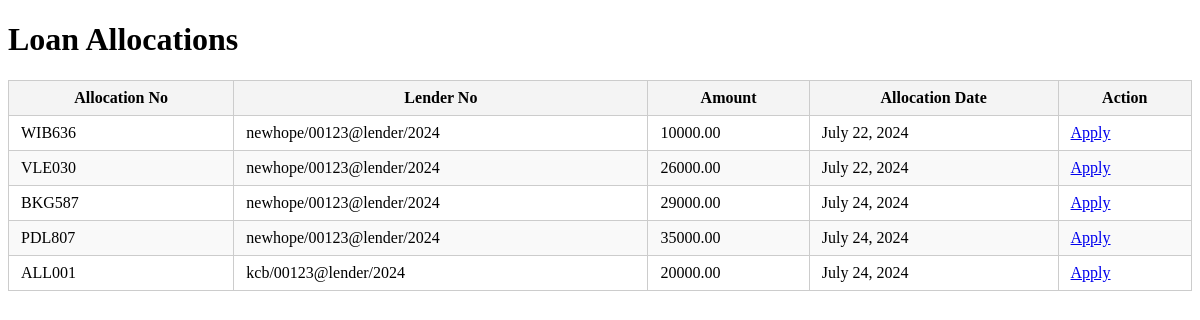
The page /Linker/allocations/ on the database as committed earlier.
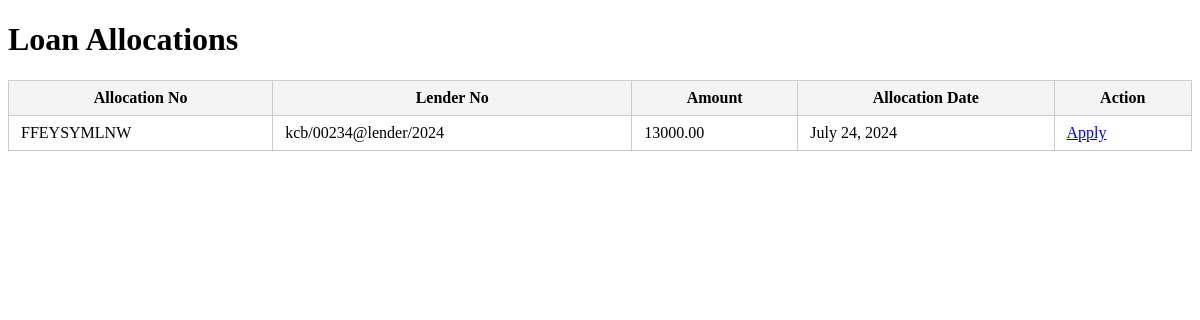
The same page on the database as committed later.
### lender/models.py (models this page shows, shortened)
class Allocation(models.Model):
    allocation_id = models.AutoField(primary_key=True, unique=True)
    allocation_no = models.CharField(unique=True, max_length=50, help_text="Enter the Allocation Number", blank=True)
    lender_no = models.CharField(max_length=100, help_text="Enter Lender Number:")
    amount = models.DecimalField(max_digits=15, decimal_places=2, help_text="Enter Amount to Allocate")
    interest_rate = models.DecimalField(max_digits=15, decimal_places=2, help_text="Enter Interest Rate")
    allocation_date = models.DateField(help_text="Enter Date of Allocation", blank=True)

### lender/views.py (the view)
# urls.py: path('allocations/', AllocationsView.as_view(), name='allocations_list'),
class AllocationsView(ListView):
    model = Allocation
    template_name = 'allocations_list.html'
    context_object_name = 'allocations'

### lender/templates/allocations_list.html (shortened to what this page needs)
<!DOCTYPE html>
<html lang="en">
<head>
</head>
<body>
    <h1>Loan Allocations</h1>
    <table>
        <thead>
            <tr>
                <th>Allocation No</th>
                <th>Lender No</th>
                <th>Amount</th>
                <th>Allocation Date</th>
                <th>Action</th>
            </tr>
        </thead>
        <tbody>
            {% for allocation in allocations %}
                <tr>
                    <td>{{ allocation.allocation_no }}</td>
                    <td>{{ allocation.lender_no }}</td>
                    <td>{{ allocation.amount }}</td>
                    <td>{{ allocation.allocation_date }}</td>
                    <td><a href="{% url 'application' allocation.allocation_no %}">Apply</a></td>
                </tr>
            {% endfor %}
        </tbody>
    </table>
</body>
</html>

### lender/templates/allocations_list.html (style rules this page uses)
table { width: 100%; border-collapse: collapse; }
th, td { padding: 8px 12px; border: 1px solid #ccc; }
th { background-color: #f4f4f4; }

Rows that differ between the two databases and show on the page:
removed Allocation: allocation_no "WIB636", lender_no "newhope/00123@lender/2024", amount "10000.00", allocation_date "July 22, 2024"
removed Allocation: allocation_no "VLE030", lender_no "newhope/00123@lender/2024", amount "26000.00", allocation_date "July 22, 2024"
removed Allocation: allocation_no "BKG587", lender_no "newhope/00123@lender/2024", amount "29000.00", allocation_date "July 24, 2024"
removed Allocation: allocation_no "PDL807", lender_no "newhope/00123@lender/2024", amount "35000.00", allocation_date "July 24, 2024"
removed Allocation: allocation_no "ALL001", lender_no "kcb/00123@lender/2024", amount "20000.00", allocation_date "July 24, 2024"
added Allocation: allocation_no "FFEYSYMLNW", lender_no "kcb/00234@lender/2024", amount "13000.00", allocation_date "July 24, 2024"
